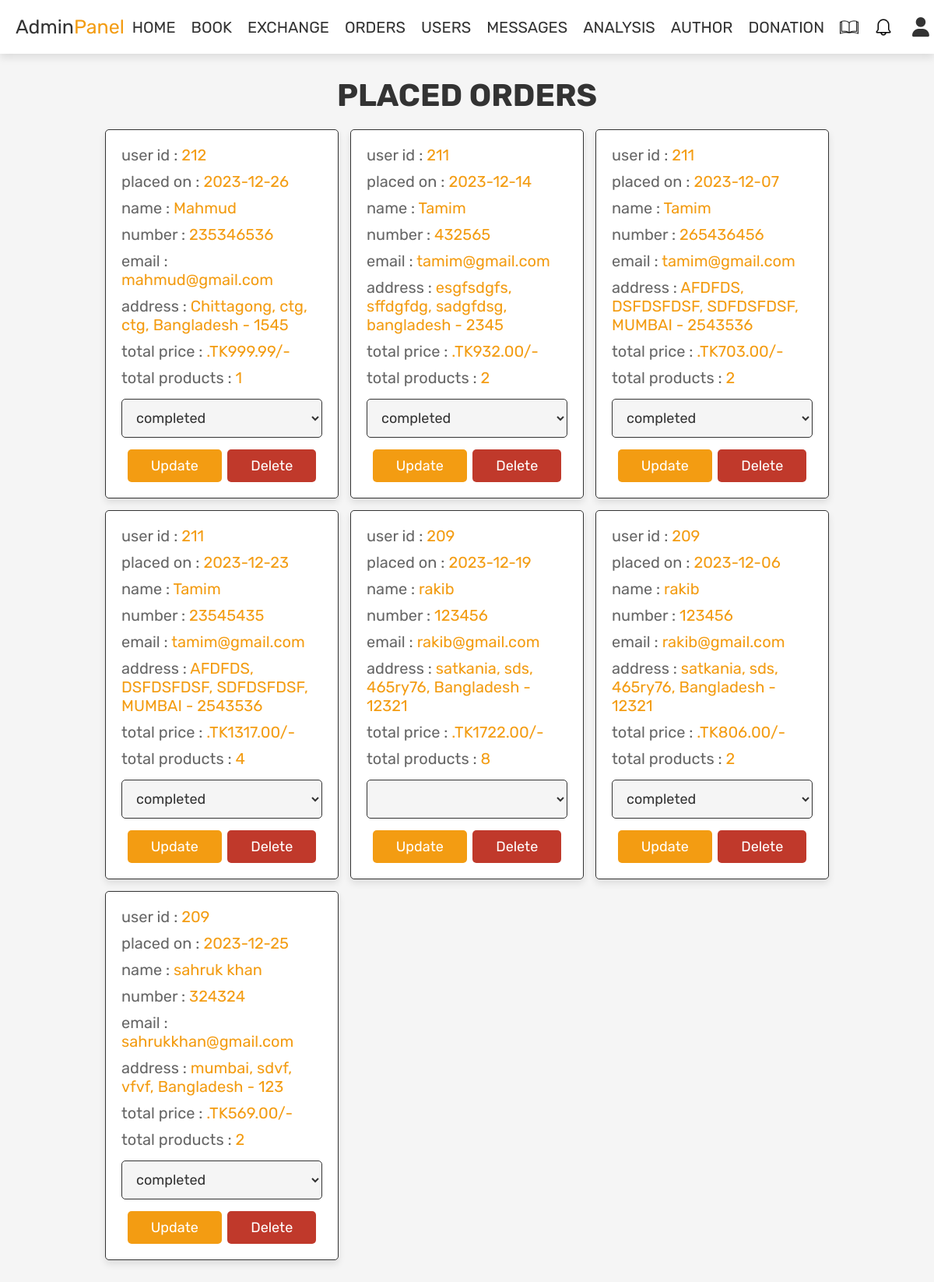
Page /admin_orders.php (signed in) on the committed database.
### tables this page shows
CREATE TABLE `orders` (
  `Order_ID` int(11) NOT NULL,
  `Customer_ID` int(11) DEFAULT NULL,
  `Order_Date` date DEFAULT NULL,
  `Customer_Name` varchar(250) NOT NULL,
  `number` int(18) NOT NULL,
  `email` varchar(250) NOT NULL,
  `address` varchar(250) NOT NULL,
  `Total_Amount` decimal(10,2) DEFAULT NULL,
  `Booklist` varchar(255) DEFAULT NULL,
  `No_of_order` int(11) DEFAULT NULL,
  `payment_status` varchar(255) DEFAULT NULL,
  `Admin_ID` int(11) DEFAULT 1
);

### admin_orders.php (the view, shortened to what this page needs)
<?php
include 'config.php';
?>
<!DOCTYPE html>
<html lang="en">
<head>
   <link rel="stylesheet" href="https://cdnjs.cloudflare.com/ajax/libs/font-awesome/6.0.0/css/all.min.css">
   <link rel="stylesheet" href="css/admin_style.css">
</head>
<body>
<?php include 'admin_header.php'; ?>
<section class="orders">
   <h1 class="title">placed orders</h1>
   <div class="box-container">
      <?php
      $select_orders = mysqli_query($conn, "SELECT * FROM `orders`") or die('query failed');
      if(mysqli_num_rows($select_orders) > 0){
         while($fetch_orders = mysqli_fetch_assoc($select_orders)){
      ?>
      <div class="box">
         <p> user id : <span><?php echo $fetch_orders['Customer_ID']; ?></span> </p>
         <p> placed on : <span><?php echo $fetch_orders['Order_Date']; ?></span> </p>
         <p> name : <span><?php echo $fetch_orders['Customer_Name']; ?></span> </p>
         <p> number : <span><?php echo $fetch_orders['number']; ?></span> </p>
         <p> email : <span><?php echo $fetch_orders['email']; ?></span> </p>
         <p> address : <span><?php echo $fetch_orders['address']; ?></span> </p>
         <p> total price : <span>.TK<?php echo $fetch_orders['Total_Amount']; ?>/-</span> </p>
         <p> total products : <span><?php echo $fetch_orders['No_of_order']; ?></span> </p>
         <form action="" method="post">
            <select name="update_payment">
               <option value="" selected disabled><?php echo $fetch_orders['payment_status']; ?></option>
               <option value="pending">pending</option>
            </select>
            <input type="submit" value="update" name="update_order" class="option-btn">
            <a href="admin_orders.php?delete=<?php echo $fetch_orders['Order_ID']; ?>" onclick="return confirm('delete this order?');" class="delete-btn">delete</a>
         </form>
      </div>
      <?php
         }
      }else{
         echo '<p class="empty">no orders placed yet!</p>';
      }
      ?>
   </div>
</section>
</body>
</html>

### css/admin_style.css (style rules this page uses)
:root { --red:#c0392b; --orange:#f39c12; --black:#333; --white:#fff; --light-color:#666; --light-white:#ccc; --light-bg:#f5f5f5; --border:.1rem solid var(--black); --box-shadow:0 .5rem 1rem rgba(0,0,0,.1); }
* { font-family: 'Rubik', sans-serif; margin:0; padding:0; box-sizing: border-box; outline: none; border:none; text-decoration: none; transition:all .2s linear; }
html { font-size: 62.5%; overflow-x: hidden; }
body { background-color: var(--light-bg); }
section { padding:3rem 2rem; }
.title { text-align: center; margin-bottom: 2rem; text-transform: uppercase; color:var(--black); font-size: 4rem; }
.btn, .option-btn, .delete-btn, .white-btn { display: inline-block; margin-top: 1rem; padding:1rem 3rem; cursor: pointer; color:var(--white); font-size: 1.8rem; border-radius: .5rem; text-transform: capitalize; }
.option-btn { background-color: var(--orange); }
.delete-btn { background-color: var(--red); }
.title { font-size: 40px; }
input { padding: 5px 10px; margin-right: 5px; }
.orders .box-container { display: grid; grid-template-columns: repeat(auto-fit, 30rem); justify-content: center; gap:1.5rem; max-width: 1200px; margin:0 auto; align-items: flex-start; }
.orders .box-container .box { background-color: var(--white); padding:2rem; border:var(--border); box-shadow: var(--box-shadow); border-radius: .5rem; }
.orders .box-container .box p { padding-bottom: 1rem; font-size: 2rem; color:var(--light-color); }
.orders .box-container .box p span { color:var(--orange); }
.orders .box-container .box form { text-align: center; }
.orders .box-container .box form select { border-radius: .5rem; margin:.5rem 0; width: 100%; background-color: var(--light-bg); border:var(--border); padding:1.2rem 1.4rem; font-size: 1.8rem; color:var(--black); }
.box-container { display: flex; flex-wrap: wrap; gap: 20px; }

### rows in the picture
orders: Customer_ID "212", Order_Date "2023-12-26", Customer_Name "Mahmud", number "235346536", email "mahmud@gmail.com", address "Chittagong, ctg, ctg, Bangladesh - 1545", Total_Amount "999.99", No_of_order "1", update_payment "completed"
orders: Customer_ID "211", Order_Date "2023-12-14", Customer_Name "Tamim", number "432565", email "tamim@gmail.com", address "esgfsdgfs, sffdgfdg, sadgfdsg, bangladesh - 2345", Total_Amount "932.00", No_of_order "2", update_payment "completed"
orders: Customer_ID "211", Order_Date "2023-12-07", Customer_Name "Tamim", number "265436456", email "tamim@gmail.com", address "AFDFDS, DSFDSFDSF, SDFDSFDSF, MUMBAI - 2543536", Total_Amount "703.00", No_of_order "2", update_payment "completed"
orders: Customer_ID "211", Order_Date "2023-12-23", Customer_Name "Tamim", number "23545435", email "tamim@gmail.com", address "AFDFDS, DSFDSFDSF, SDFDSFDSF, MUMBAI - 2543536", Total_Amount "1317.00", No_of_order "4", update_payment "completed"
orders: Customer_ID "209", Order_Date "2023-12-19", Customer_Name "rakib", number "123456", email "rakib@gmail.com", address "satkania, sds, 465ry76, Bangladesh - 12321", Total_Amount "1722.00", No_of_order "8"
orders: Customer_ID "209", Order_Date "2023-12-06", Customer_Name "rakib", number "123456", email "rakib@gmail.com", address "satkania, sds, 465ry76, Bangladesh - 12321", Total_Amount "806.00", No_of_order "2", update_payment "completed"
orders: Customer_ID "209", Order_Date "2023-12-25", Customer_Name "sahruk khan", number "324324", email "sahrukkhan@gmail.com", address "mumbai, sdvf, vfvf, Bangladesh - 123", Total_Amount "569.00", No_of_order "2", update_payment "completed"
